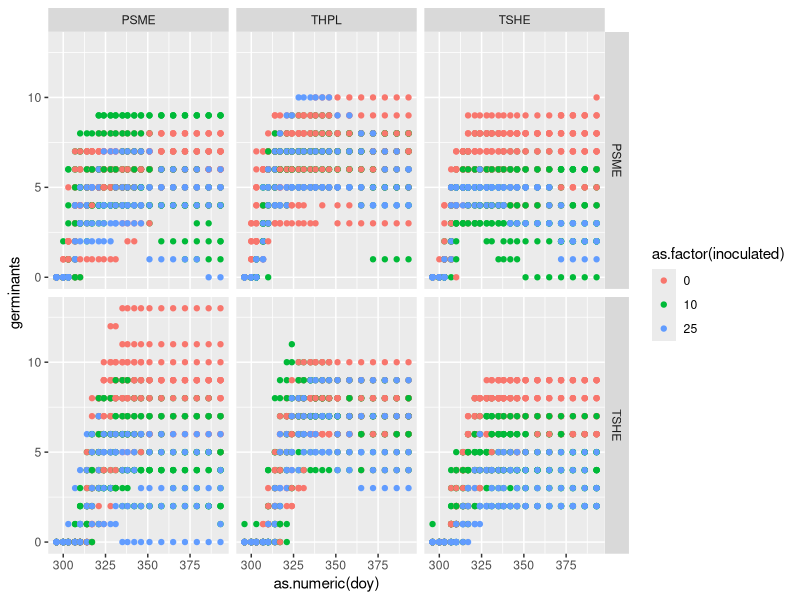

This figure's R source: (Note: this script raises an error after producing the figure.)
## Started Boxing Day 2025 ##
## By Lizzie ##

## Working off germ_analysis a little ... but plotting##

# housekeeping
rm(list=ls())
options(stringsAsFactors=FALSE)

# Load libraries
library(ggplot2)
library(reshape)
library(tidyverse)

# set wd
# Update to include yours with ifelse

user <- Sys.info()[["user"]]

ifelse(
  user == "lizzie",
  "/Users/lizzie/Documents/git/projects/grephon/soilinoculation/analyses/",
  ifelse(
    user == "nolanmeier",
    "/Users/nolanmeier/git/morasoilinoculation/analyses",
    ifelse(
      user == "Xiaomao", 
      "C:/PhD/Project/morasoilinoculation/analyses",
      NA
    )
  )
)

# get the data!
# should be INPUT (not inputs)

# First, bring in full, most recent dataset (will talk to Mao about lab protocols for doing this)
seedsraw <- read.csv('inputs/germination_data.csv') # Full data set with alive and dead, from Jan. 2
seeds <- seedsraw[1:210,]
seeds[is.na(seeds)] <- 0 #  This works, all empty cells mean no germinants (of any kind) observed


seeds$seed_species <- str_trim(seeds$seed_species, side = "right")

# filter out all columns containing dead data
aliveraw <- seeds[, !grepl("dead", names(seeds))]
alive <- aliveraw

# filter out all columns containing alive data
deadraw <- seeds[, !grepl("alive", names(seeds))]
dead <- deadraw


# reshaping
library(reshape)
alivelong <-  melt(alive, id.var=c("soil_species", "seed_species", "inoculated_.", "pot", "notes"))
names(alivelong) <- c("soil_species", "seed_species", "inoculated", "pot", "notes", "doy", "germinants")

deadlong <- melt(dead, id.var=c("soil_species", "seed_species", "inoculated_.", "pot", "notes"))
names(deadlong) <- c("soil_species", "seed_species", "inoculated", "pot", "notes", "doy", "germinants")

# clean up the variable 
alivelong$doy <- substr(alivelong$doy, 2, 4)
deadlong$doy <- substr(deadlong$doy, 2, 4)
unique(alivelong$doy)

#quartz()
germination_by_treatment <- ggplot(alivelong, aes(x=as.numeric(doy), y=germinants, color=as.factor(inoculated))) +
	geom_point() + 
	facet_grid(seed_species~soil_species)

ggsave(file = "./figures/germination_by_treatment.pdf", plot = germination_by_treat, dpi = 800, units = "mm", width = 150, height = 100)

# Hmm, this looks like a good start, but ...
	# it would be better if we summarized the data by inoluction level using ggplot stats etc.
	# would be great to work on that next if someone has time!
	# and then we could do it for dead also. 

####### Working off the above to sort by inoculation ##########
####### Dec. 29, 2025, by Nolan ########
head(alivelong)

# summarize stats by grouping by inoculation level
# plot as lines
aliveplot <- ggplot(alivelong,
       aes(x = as.numeric(doy),
           y = germinants,
           color = as.factor(inoculated),
           group = inoculated)) +
  
  stat_summary(fun = mean, geom = "line") + 
  
  # to remove error bars
  # stat_summary(
  #   fun.data = mean_se,
  #   geom = "errorbar",
  #   width = 1
  # ) + 
  
  facet_grid(seed_species ~ soil_species)
  

##### Adding to the above but trying to start with the full data set ######
###### January 2, 2025, by Nolan ######

deadplot <- ggplot(deadlong,
       aes(x = as.numeric(doy),
           y = germinants,
           color = as.factor(inoculated),
           group = inoculated)) +
  
  stat_summary(fun = mean, geom = "line") + 
  
  # to remove error bars
  # stat_summary(
  #   fun.data = mean_se,
  #   geom = "errorbar",
  #   width = 1
  # ) + 
  
  facet_grid(seed_species ~ soil_species) 

####### Jan. 11, 2026 #########
###### Nolan, working to modify graphs #######

# Set the colour scale to match the tray labels 
deadplot + scale_color_manual(values=c("green", "salmon", "blue"))
ggsave(file = "./figures/average_deaths_by_treatment.pdf", plot = deadplot, dpi = 800, units = "mm", width = 150, height = 100)
aliveplot + scale_color_manual(values=c("green", "salmon", "blue"))
ggsave(file = "./figures/average_germinants_by_treatment.pdf", plot = aliveplot, dpi = 800, units = "mm", width = 150, height = 100)

##### January 16, 2026 #########
# Combining all soil/seed treatments to only show inoculation effects, Nolan
germinants_by_inoculation <- alivelong %>%
  group_by(soil_species,seed_species) %>%
  ggplot(aes(x = as.numeric(doy),
      y = germinants,
      color = as.factor(inoculated),
      group = inoculated)) +
  
  stat_summary(fun = mean, geom = "line") + 
  scale_color_manual(values=c("green", "salmon", "blue"))
germinants_by_inoculation  

ggsave(file = "./figures/germ_by_inoculation.pdf", plot = germinants_by_inoculation, dpi = 800, units = "mm", width = 150, height = 100)

deaths_by_inoculation <- deadlong %>%
  group_by(soil_species,seed_species) %>%
  ggplot(aes(x = as.numeric(doy),
             y = germinants,
             color = as.factor(inoculated),
             group = inoculated)) +
  
  stat_summary(fun = mean, geom = "line") + 
  scale_color_manual(values=c("green", "salmon", "blue"))
deaths_by_inoculation
ggsave(file = "./figures/deaths_by_inoculation.pdf", plot = deaths_by_inoculation, dpi = 800, units = "mm", width = 150, height = 100)


##### Working to do some more visualisations/calculations ######
## Jan. 31, Nolan #######

##### Add a column for plot_id to group by treatment
alivelong <- alivelong %>%
  mutate(germ_prop = germinants/10) %>%
  mutate(pot_id = paste(soil_species, seed_species,inoculated,sep = "_"))


T50 <- alivelong %>%
  arrange(pot_id,doy)%>%
  group_by(pot_id,pot)%>%
  filter(germ_prop >= 0.5)%>%
  slice(1)%>%
  ungroup()%>%
  select(pot_id,pot,t50_day = doy)
  


  #facet_wrap()
### Add the other variables to the df so they can be used for facet_wrap #####
T50_treatments <- T50%>%
  #group_by(pot_id)%>%
  #summarise(mean_t50 = mean(as.numeric(t50_day)))%>%
  mutate(soil_species = substr(pot_id,1,4))%>%
  mutate(seed_species = substr(pot_id,6,9))%>%
  mutate(inoculated = as.numeric(substr(pot_id,11,12)))%>%
  arrange(seed_species,soil_species)

T50_stats <- T50_treatments %>%
  group_by(pot_id)%>%
  summarise(mean_t50 = mean(as.numeric(t50_day)),
            sd_t50 = sd(as.numeric(t50_day)))%>%
  mutate(soil_species = substr(pot_id,1,4))%>%
  mutate(seed_species = substr(pot_id,6,9))%>%
  mutate(inoculated = as.numeric(substr(pot_id,11,12)))

t50_plots <- ggplot(T50_stats,aes(x=inoculated,y=mean_t50,group=pot_id))+
  geom_point()+
  geom_errorbar(aes(ymin = mean_t50 - sd_t50,
                    ymax = mean_t50 + sd_t50)) + 
  facet_wrap(seed_species~soil_species)
ggsave(file = "./figures/T50_by_treatment.pdf", plot = t50_plots, dpi = 800, units = "mm", width = 150, height = 100)



######## Nolan, Feb. 9, 2026 #######
### Adding splines to the scatter plots done previously by Lizzie

spline_0 <- alivelong %>%
  filter(inoculated == 0)%>%
  ggplot(aes(x=as.numeric(doy), y=germinants, color=as.factor(inoculated))) +
  geom_point() + 
  geom_smooth(method = "gam",formula = y~s(x),se=FALSE)+
  facet_grid(seed_species~soil_species) + 
  scale_color_manual(values=c("darkgreen", "salmon", "skyblue"))
spline_0

ggsave(file = "./figures/spline_0.pdf", plot = spline_0, dpi = 800, units = "mm", width = 150, height = 100)

spline_10 <- alivelong %>%
  filter(inoculated == 10)%>%
  ggplot(aes(x=as.numeric(doy), y=germinants, color=as.factor(inoculated))) +
  geom_point() + 
  geom_smooth(method = "gam",formula = y~s(x),se=FALSE)+
  facet_grid(seed_species~soil_species) + 
  scale_color_manual(values=c("salmon"))
spline_10
ggsave(file = "./figures/spline_10.pdf", plot = spline_10, dpi = 800, units = "mm", width = 150, height = 100)

spline_25 <- alivelong %>%
  filter(inoculated == 25)%>%
  ggplot(aes(x=as.numeric(doy), y=germinants, color=as.factor(inoculated))) +
  geom_point() + 
  geom_smooth(method = "gam",formula = y~s(x),se=FALSE)+
  facet_grid(seed_species~soil_species) + 
  scale_color_manual(values=c("blue"))
spline_25
ggsave(file = "./figures/spline_25.pdf", plot = spline_25, dpi = 800, units = "mm", width = 150, height = 100)


deadlong %>%
  filter(doy==393)%>%
  group_by(seed_species)%>%
  summarise(mean_dead = mean(germinants))

deadlong %>%
  filter(doy==393)%>%
  group_by(soil_species)%>%
  summarise(mean_dead = mean(germinants))

deadlong %>%
  filter(doy==393)%>%
  group_by(inoculated)%>%
  summarise(mean_dead = mean(germinants))
